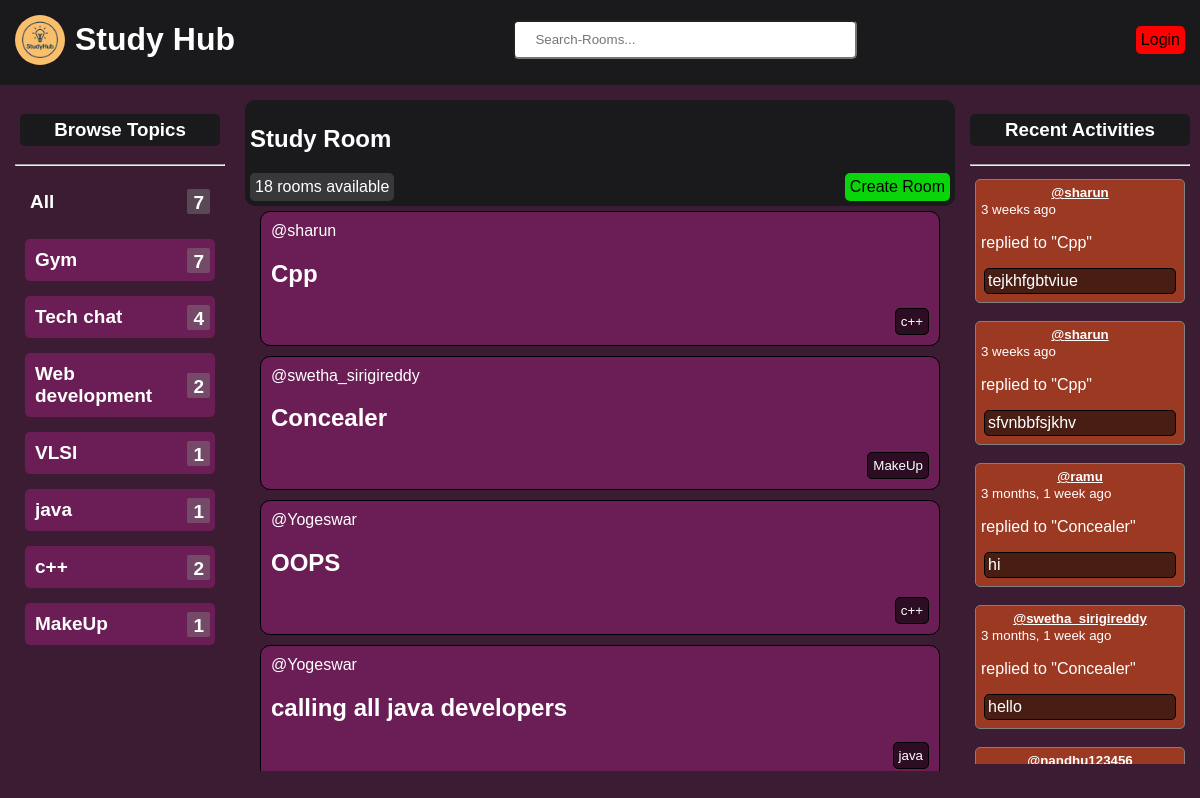
The page / on the database its author committed.
### base/models.py (models this page shows)
class Topic(models.Model):
    name=models.CharField(max_length=200)
    def __str__(self):
        return self.name

class Room(models.Model):
    host=models.ForeignKey(User,on_delete=models.SET_NULL,null=True)
    topic=models.ForeignKey(Topic,on_delete=models.SET_NULL,null=True)
    name=models.CharField(max_length=200)
    description=models.TextField(null=True,blank=True)
    participants=models.ManyToManyField(User,related_name='participants',blank=True)
    updated=models.DateTimeField(auto_now=True)
    created=models.DateTimeField(auto_now_add=True)
    class Meta:      #to order latest created at top in home page...
        ordering=['-updated','-created']
    def __str__(self):
        return self.name

class message(models.Model):
    user=models.ForeignKey(User , on_delete=models.CASCADE)
    room=models.ForeignKey(Room,on_delete=models.CASCADE)
    body=models.TextField()
    updated=models.DateTimeField(auto_now=True)
    created=models.DateTimeField(auto_now_add=True)
    class Meta:      #to order latest created at top in home page...
        ordering=['-updated','-created']
    def __str__(self):
        return self.body[0:50]

### base/views.py (the view)
# urls.py: path('', views.home,name="home"),
def home(request):
    q=request.GET.get('q') if request.GET.get('q')!=None else ''
    rooms=Room.objects.filter(Q(topic__name__icontains=q) |
                              Q(name__icontains=q) |
                              Q(description__icontains=q)
                              ) #for searching a topic,name,description.. name
    topics=Topic.objects.all()
    room_count=rooms.count()
    room_messages=message.objects.filter(Q(room__topic__name__icontains=q))
    context={'rooms':rooms,'topics':topics,'room_count':room_count,'room_messages':room_messages}
    return render(request,'base/home.html',context)

### base/templates/base/home.html (shortened to what this page needs)
{% extends 'main.html' %} {% block content%}
<div class="home-container">
  <div class="browse-topic">{% include 'base/topics_component.html' %}</div>
  <div class="main">
    <div class="feed-top">
      <h2>Study Room</h2>
      <div class="room-header">
        <p id="room-count">{{room_count}} rooms available</p>
        <a href="{% url 'create-room' %}" id="create-room">Create Room</a>
      </div>
    </div>
    <div class="main-page">{% include 'base/feed_component.html' %}</div>
  </div>
  <div>{% include 'base/activity_component.html' %}</div>
</div>
{% endblock content %}

### base/templates/base/topics_component.html (shortened to what this page needs)
{% block content %}
<div class="browse-topics">
  <h3 id="browse">Browse Topics</h3>
  <hr />
  <div class="all">
    <a href="{% url 'home' %}">All </a
    ><span id="topic-count">{{topics.count}}</span>
  </div>
  <div class="topic-container">
    {% for topic in topics %}
    <div class="topic-name">
      <a href="{% url 'home' %}?q={{topic.name}}" id="topic">{{topic.name}} </a>
      <span id="topic-count">{{topic.room_set.count}}</span>
    </div>
    {% endfor %}
  </div>
</div>
{% endblock content %}

### base/templates/base/feed_component.html (shortened to what this page needs)
{% block content %}
{% for room in rooms %}
<div class="feed-content">
  <div class="user-room-header">
    <div>
      {% if room.host and room.host.id %}
      <a href="{% url 'user-profile' room.host.id %}" id="username"
        >@{{ room.host.username }}</a
      >
      {% else %}
      <span>@Unknown Host</span>
      {% endif %}
    </div>
  </div>
  <h2><a href="/room/{{room.id}}" id="username">{{room.name}}</a></h2>
  <div id="room-topic">
    <small>{{room.topic}}</small>
  </div>
</div>
{% endfor %} {% endblock content %}

### base/templates/base/activity_component.html (shortened to what this page needs)
{% block content %}
<div id="activity">
  <h3 id="recent-header">Recent Activities</h3>
  <hr />
  <div class="recent-activities">
    {% for message in room_messages %}
    <div class="activity-box">
      <div>
        <small
          ><a href="{% url 'user-profile' message.user.id %}" id="user-name"
            >@{{message.user}}</a
          >{{message.created|timesince}} ago
        </small>
        <p>replied to "{{message.room}}"</p>
        <p id="recent-msg">{{message}}</p>
      </div>
    </div>
    <br />
    {% endfor %}
  </div>
</div>
{% endblock content %}

### static/styles/main.css (style rules this page uses)
body { background-color:#3B1C32; margin: 0px; padding: 0px; }

### templates/navbar.html (style rules this page uses)
#user-name { text-align: center; font-weight: bold; display: flex; justify-content: center; align-items: center; }

### base/templates/base/home.html (style rules this page uses)
.home-container { display: grid; grid-template-columns: 1fr 3fr 1fr; }
.room-header { display: flex; flex-direction: row; align-items: center; justify-content: space-between; }
body { font-family: Arial, sans-serif; }
#room-count { background-color: rgba(128, 128, 128, 0.295); padding: 5px; border-radius: 5px; border: none; margin: 0px; }
#create-room { background-color: rgba(9, 226, 9, 0.939); color: black; padding: 5px; border: none; border-radius: 5px; text-decoration: none; }
.main-page { height: 550px; overflow: scroll; scroll-behavior: smooth; overflow-x: hidden; scrollbar-width: thin; scrollbar-color: rgba(0, 0, 0, 0.3) transparent; }
.feed-top { border-radius: 10px; padding: 5px; margin: 5px; background-color: #1a1a1d; color: white; }

### base/templates/base/topics_component.html (style rules this page uses)
.topic-name { font-family: Arial, sans-serif; font-weight: bold; font-size: 19px; margin-bottom: 15px; border: none; border-radius: 5px; padding: 5px; color: white; background-color: #6a1e55; display: flex; flex-direction: row; align-items: center; justify-content: space-between; }
#browse { font-family: Arial, sans-serif; font-weight: bold; text-align: center; background-color: #1a1a1d; color: white; padding: 5px; border-radius: 5px; border: none; margin-left: 5px; margin-right: 5px; }
.all { font-family: Arial, sans-serif; font-weight: bold; font-size: 19px; padding: 15px; display: flex; flex-direction: row; align-items: center; justify-content: space-between; }
.topic-container { padding: 10px; }
#topic { color: white; padding: 5px; text-decoration: none; }
#topic-count { background-color: rgba(128, 128, 128, 0.451); border: none; border-radius: 2px; padding-left: 6px; padding-right: 6px; padding-top: 3px; text-decoration: none; color: white; }
.all a { text-decoration: none; color: white; }
.browse-topics { padding-left: 15px; padding-right: 15px; }

### base/templates/base/feed_component.html (style rules this page uses)
.main-page { border: none; padding-left: 10px; padding-right: 10px; padding-bottom: 10px; margin-left: 10px; margin-right: 10px; }
.feed-content { display: flex; flex-direction: column; padding: 10px; margin-bottom: 10px; background-color: #6a1e55; border: 1px solid black; border-radius: 10px; color: white; }
.user-room-header { display: flex; justify-content: space-between; align-items: center; }
#username { text-decoration: none; color: white; }
#room-topic { display: flex; justify-content: right; align-items: center; color: white; }
#room-topic small { border: 1px solid black; border-radius: 5px; padding: 5px; background-color: rgba(0, 0, 0, 0.578); }

### base/templates/base/activity_component.html (style rules this page uses)
.activity-box { border: 1px solid grey; border-radius: 5px; padding: 5px; background-color: #9b3922; color: white; }
#recent-header { text-align: center; background-color: #1a1a1d; color: white; padding: 5px; border-radius: 5px; border: none; }
.recent-activities { padding: 5px; max-height: 580px; overflow: scroll; scroll-behavior: smooth; overflow-x: hidden; scrollbar-width: thin; scrollbar-color: rgba(0, 0, 0, 0.3) transparent; }
#recent-msg { border: 1px solid black; border-radius: 5px; padding: 3px; background-color: #481e14; color: white; margin: 3px; }
#user-name { color: white; text-align: start; }
#activity { padding: 0px 10px 10px 10px; }

### rows shown on the page
Topic: name "Gym", room_set.count "7"
Topic: name "Tech chat", room_set.count "4"
Topic: name "Web development", room_set.count "2"
Topic: name "VLSI", room_set.count "1"
Topic: name "java", room_set.count "1"
Topic: name "c++", room_set.count "2"
Topic: name "MakeUp", room_set.count "1"
Room: host.username "sharun", name "Cpp", topic "c++"
Room: host.username "swetha_sirigireddy", name "Concealer", topic "MakeUp"
Room: host.username "Yogeswar", name "OOPS", topic "c++"
Room: host.username "Yogeswar", name "calling all java developers", topic "java"
message: user "sharun", created "3 weeks", room "Cpp", body "tejkhfgbtviue"
message: user "sharun", created "3 weeks", room "Cpp", body "sfvnbbfsjkhv"
message: user "ramu", created "3 months, 1 week", room "Concealer", body "hi"
message: user "swetha_sirigireddy", created "3 months, 1 week", room "Concealer", body "hello"
message: user "nandhu123456"

### other values the page prints
{{ topics.count }} "7"
{{ room_count }} "18"
